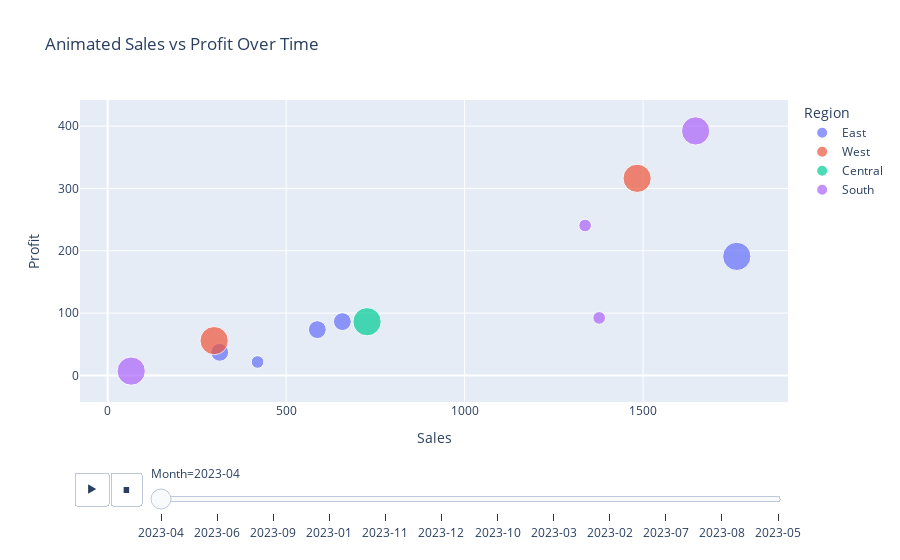

Notebook cell for this chart:
### Code cell
## Animated Scatter

fig7 = px.scatter(
df,
    x = "Sales",
    y = "Profit",
    animation_frame = "Month",
    color = "Region",
    size = "Quantity",
    hover_data = ["Product_Name", "Category"],
    title = "Animated Sales vs Profit Over Time"
)

fig7.show()

### Figure 1 — Plotly figure (JSON) as saved in the notebook; plotly's stock layout.template omitted (floating-point values rounded to 4 significant figures)
{"data": [{"customdata": [["Wooden Bookcase", "Furniture"], ["Dell 24\" Monitor", "Technology"], ["Sketch Pad", "Office Supplies"], ["Leather Sofa", "Furniture"], ["Metal Bookcase", "Furniture"]], "hovertemplate": "Region=East<br>Month=2023-04<br>Sales=%{x}<br>Profit=%{y}<br>Quantity=%{marker.size}<br>Product_Name=%{customdata[0]}<br>Category=%{customdata[1]}<extra></extra>", "legendgroup": "East", "marker": {"color": "#636efa", "size": [1, 2, 2, 2, 5], "sizemode": "area", "sizeref": 0.0125, "symbol": "circle"}, "mode": "markers", "name": "East", "orientation": "v", "showlegend": true, "type": "scatter", "x": [420.0, 657.6, 313.9, 587.4, 1763.0], "xaxis": "x", "y": [21.53, 86.34, 37.07, 73.49, 191.0], "yaxis": "y"}, {"customdata": [["Wooden Study Table", "Furniture"], ["HP 27\" Monitor", "Technology"]], "hovertemplate": "Region=West<br>Month=2023-04<br>Sales=%{x}<br>Profit=%{y}<br>Quantity=%{marker.size}<br>Product_Name=%{customdata[0]}<br>Category=%{customdata[1]}<extra></extra>", "legendgroup": "West", "marker": {"color": "#EF553B", "size": [5, 5], "sizemode": "area", "sizeref": 0.0125, "symbol": "circle"}, "mode": "markers", "name": "West", "orientation": "v", "showlegend": true, "type": "scatter", "x": [1483.0, 298.3], "xaxis": "x", "y": [316.3, 55.79], "yaxis": "y"}, {"customdata": [["Wireless Mouse", "Technology"]], "hovertemplate": "Region=Central<br>Month=2023-04<br>Sales=%{x}<br>Profit=%{y}<br>Quantity=%{marker.size}<br>Product_Name=%{customdata[0]}<br>Category=%{customdata[1]}<extra></extra>", "legendgroup": "Central", "marker": {"color": "#00cc96", "size": [5], "sizemode": "area", "sizeref": 0.0125, "symbol": "circle"}, "mode": "markers", "name": "Central", "orientation": "v", "showlegend": true, "type": "scatter", "x": [726.7], "xaxis": "x", "y": [86.15], "yaxis": "y"}, {"customdata": [["Fabric Sofa", "Furniture"], ["Marker Set", "Office Supplies"], ["A4 Copy Paper Pack", "Office Supplies"], ["HP Pavilion Laptop", "Technology"]], "hovertemplate": "Region=South<br>Month=2023-04<br>Sales=%{x}<br>Profit=%{y}<br>Quantity=%{marker.size}<br>Product_Name=%{customdata[0]}<br>Category=%{customdata[1]}<extra></extra>", "legendgroup": "South", "marker": {"color": "#ab63fa", "size": [1, 5, 1, 5], "sizemode": "area", "sizeref": 0.0125, "symbol": "circle"}, "mode": "markers", "name": "South", "orientation": "v", "showlegend": true, "type": "scatter", "x": [1338.0, 1647.0, 1377.0, 65.99], "xaxis": "x", "y": [240.5, 392.3, 92.28, 6.93], "yaxis": "y"}], "layout": {"legend": {"itemsizing": "constant", "title": {"text": "Region"}, "tracegroupgap": 0}, "sliders": [{"active": 0, "currentvalue": {"prefix": "Month="}, "len": 0.9, "pad": {"b": 10, "t": 60}, "steps": [{"args": [["2023-04"], {"frame": {"duration": 0, "redraw": false}, "fromcurrent": true, "mode": "immediate", "transition": {"duration": 0, "easing": "linear"}}], "label": "2023-04", "method": "animate"}, {"args": [["2023-06"], {"frame": {"duration": 0, "redraw": false}, "fromcurrent": true, "mode": "immediate", "transition": {"duration": 0, "easing": "linear"}}], "label": "2023-06", "method": "animate"}, {"args": [["2023-09"], {"frame": {"duration": 0, "redraw": false}, "fromcurrent": true, "mode": "immediate", "transition": {"duration": 0, "easing": "linear"}}], "label": "2023-09", "method": "animate"}, {"args": [["2023-01"], {"frame": {"duration": 0, "redraw": false}, "fromcurrent": true, "mode": "immediate", "transition": {"duration": 0, "easing": "linear"}}], "label": "2023-01", "method": "animate"}, {"args": [["2023-11"], {"frame": {"duration": 0, "redraw": false}, "fromcurrent": true, "mode": "immediate", "transition": {"duration": 0, "easing": "linear"}}], "label": "2023-11", "method": "animate"}, {"args": [["2023-12"], {"frame": {"duration": 0, "redraw": false}, "fromcurrent": true, "mode": "immediate", "transition": {"duration": 0, "easing": "linear"}}], "label": "2023-12", "method": "animate"}, {"args": [["2023-10"], {"frame": {"duration": 0, "redraw": false}, "fromcurrent": true, "mode": "immediate", "transition": {"duration": 0, "easing": "linear"}}], "label": "2023-10", "method": "animate"}, {"args": [["2023-03"], {"frame": {"duration": 0, "redraw": false}, "fromcurrent": true, "mode": "immediate", "transition": {"duration": 0, "easing": "linear"}}], "label": "2023-03", "method": "animate"}, {"args": [["2023-02"], {"frame": {"duration": 0, "redraw": false}, "fromcurrent": true, "mode": "immediate", "transition": {"duration": 0, "easing": "linear"}}], "label": "2023-02", "method": "animate"}, {"args": [["2023-07"], {"frame": {"duration": 0, "redraw": false}, "fromcurrent": true, "mode": "immediate", "transition": {"duration": 0, "easing": "linear"}}], "label": "2023-07", "method": "animate"}, {"args": [["2023-08"], {"frame": {"duration": 0, "redraw": false}, "fromcurrent": true, "mode": "immediate", "transition": {"duration": 0, "easing": "linear"}}], "label": "2023-08", "method": "animate"}, {"args": [["2023-05"], {"frame": {"duration": 0, "redraw": false}, "fromcurrent": true, "mode": "immediate", "transition": {"duration": 0, "easing": "linear"}}], "label": "2023-05", "method": "animate"}], "x": 0.1, "xanchor": "left", "y": 0, "yanchor": "top"}], "title": {"text": "Animated Sales vs Profit Over Time"}, "updatemenus": [{"buttons": [{"args": [null, {"frame": {"duration": 500, "redraw": false}, "fromcurrent": true, "mode": "immediate", "transition": {"duration": 500, "easing": "linear"}}], "label": "&#9654;", "method": "animate"}, {"args": [[null], {"frame": {"duration": 0, "redraw": false}, "fromcurrent": true, "mode": "immediate", "transition": {"duration": 0, "easing": "linear"}}], "label": "&#9724;", "method": "animate"}], "direction": "left", "pad": {"r": 10, "t": 70}, "showactive": false, "type": "buttons", "x": 0.1, "xanchor": "right", "y": 0, "yanchor": "top"}], "xaxis": {"anchor": "y", "domain": [0, 1], "title": {"text": "Sales"}}, "yaxis": {"anchor": "x", "domain": [0, 1], "title": {"text": "Profit"}}}}
